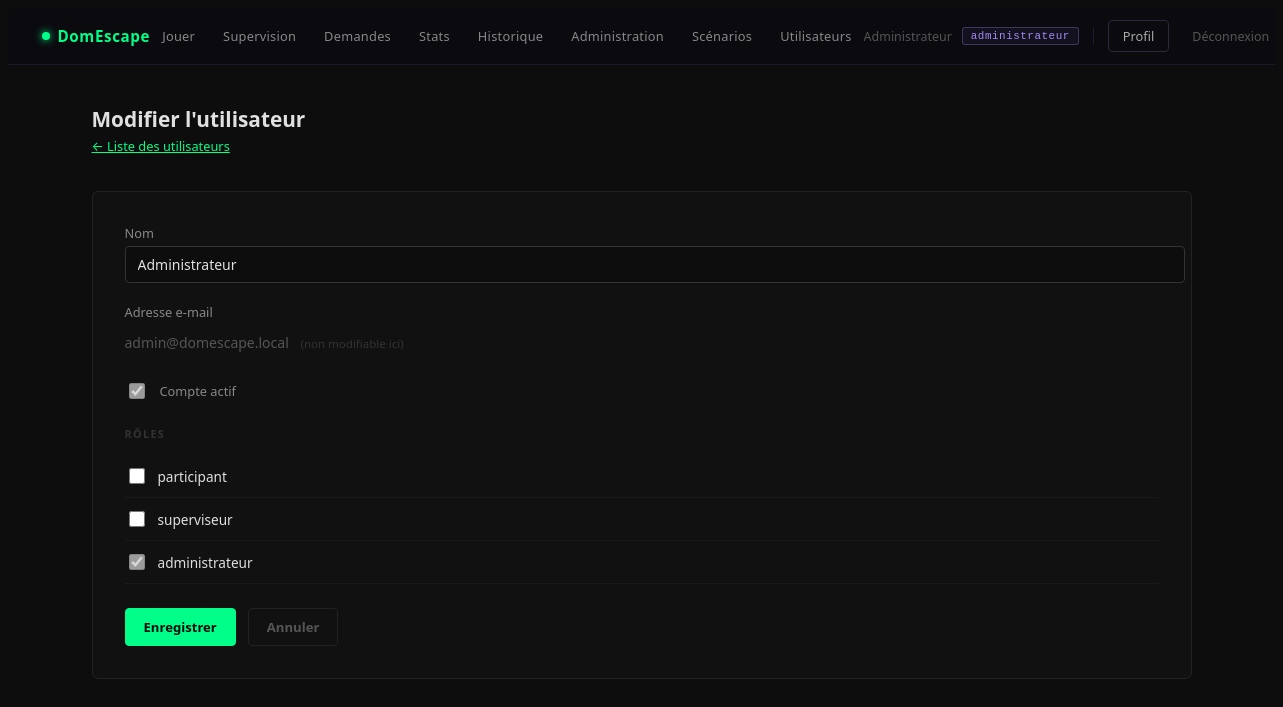
The page /admin/utilisateur_edit.php?id=1 (signed in) on the database its author committed.
### tables this page shows
CREATE TABLE utilisateur (
    id                 INT UNSIGNED AUTO_INCREMENT PRIMARY KEY,
    nom                VARCHAR(100) NOT NULL,
    email              VARCHAR(255) NOT NULL UNIQUE,
    mot_de_passe       VARCHAR(255) NOT NULL,    
    actif              TINYINT(1)   NOT NULL DEFAULT 1,
    cree_le            DATETIME     NOT NULL DEFAULT CURRENT_TIMESTAMP,
    derniere_connexion DATETIME     NULL
);

CREATE TABLE role (
    id  INT UNSIGNED AUTO_INCREMENT PRIMARY KEY,
    nom VARCHAR(50) NOT NULL UNIQUE
);

### core/Auth.php (called while the page is built, shortened)
<?php
require_once __DIR__ . '/../config/database.php';
require_once __DIR__ . '/UserRepository.php';
class Auth
{
    public static function check(): bool
    {
        return isset($_SESSION['user_id']);
    }
    public static function user(): ?array
    {
        return [
            'id'    => $_SESSION['user_id'],
            'nom'   => $_SESSION['user_nom'],
            'email' => $_SESSION['user_email'],
        ];
    }
    public static function roles(): array
    {
        return $_SESSION['user_roles'] ?? [];
    }
    public static function buildHierarchy(array $assignedRoles): array
    {
        $all = $assignedRoles;
        foreach ($assignedRoles as $role) {
            if (isset(ROLE_HIERARCHY[$role])) {
                foreach (ROLE_HIERARCHY[$role] as $inherited) {
                    if (!in_array($inherited, $all, true)) {
                        $all[] = $inherited;
                    }
                }
            }
        }
        return $all;
    }
}

### core/UserRepository.php (called while the page is built, shortened)
<?php
require_once __DIR__ . '/../config/database.php';
class UserRepository
{
    private PDO $db;
    public function __construct()
    {
        $this->db = getDB();
    }
    public function findById(int $id): ?array
    {
        $stmt = $this->db->prepare(
            'SELECT id, nom, email, mot_de_passe, actif, cree_le, derniere_connexion FROM utilisateur WHERE id = ? LIMIT 1'
        );
        $stmt->execute([$id]);
        $row = $stmt->fetch();
        return $row ?: null;
    }
    public function getRoles(int $userId): array
    {
        $stmt = $this->db->prepare(
            'SELECT r.nom FROM role r
             JOIN utilisateur_role ur ON ur.id_role = r.id
             WHERE ur.id_utilisateur = ?'
        );
        $stmt->execute([$userId]);
        return $stmt->fetchAll(PDO::FETCH_COLUMN);
    }
    public function getAllRoles(): array
    {
        return $this->db->query('SELECT id, nom FROM role ORDER BY id')->fetchAll();
    }
}

### config/database.php (called while the page is built, shortened)
<?php
function getDB(): PDO
{
    static $pdo = null;
    if ($pdo === null) {
        try {
            $dsn = sprintf(
                'mysql:host=%s;dbname=%s;charset=%s',
                DB_HOST, DB_NAME, DB_CHARSET
            );
            $pdo = new PDO($dsn, DB_USER, DB_PASS, [
                PDO::ATTR_ERRMODE            => PDO::ERRMODE_EXCEPTION,
                PDO::ATTR_DEFAULT_FETCH_MODE => PDO::FETCH_ASSOC,
                PDO::ATTR_EMULATE_PREPARES   => false,
            ]);
        } catch (PDOException $e) {
            _renderDbError();
        }
    }
    return $pdo;
}

### admin/utilisateur_edit.php (the view, shortened to what this page needs)
<?php
require_once __DIR__ . '/../core/UserRepository.php';
$repo = new UserRepository();
$id   = (int)($_GET['id'] ?? 0);
$target = $repo->findById($id);
$targetRoles = $repo->getRoles($id);
$allRoles    = $repo->getAllRoles();
$currentAdminId = Auth::user()['id'];
?>
<!DOCTYPE html>
<html lang="fr">
<head>
    <link rel="stylesheet" href="/domescape/assets/css/components.css">
</head>
<body>
<?php require_once __DIR__ . '/../partials/nav.php'; ?>
<div class="page-wrap">
  <div class="page-title">Modifier l'utilisateur</div>
  <div class="page-sub"><a href="/domescape/admin/utilisateurs.php">← Liste des utilisateurs</a></div>
  <div class="form-card">
    <form method="post" action="">
      <div style="margin-bottom:20px;">
        <label class="form-label" for="nom">Nom</label>
        <input type="text" id="nom" name="nom" class="form-control"
               value="<?= htmlspecialchars($target['nom'], ENT_QUOTES, 'UTF-8') ?>" required>
      </div>
      <div style="margin-bottom:20px;">
        <label class="form-label">Adresse e-mail</label>
        <div style="font-size:.875rem;color:#555;padding:8px 0;">
          <?= htmlspecialchars($target['email'], ENT_QUOTES, 'UTF-8') ?>
          <span style="font-size:.72rem;color:#333;margin-left:8px;">(non modifiable ici)</span>
        </div>
      </div>
      <div class="mb-4" style="display:flex;align-items:center;gap:12px;">
        <input type="checkbox" id="actif" name="actif" value="1"
               <?= $target['actif'] ? 'checked' : '' ?>
               <?= ($id === $currentAdminId) ? 'disabled title="Vous ne pouvez pas désactiver votre propre compte."' : '' ?>
               style="accent-color:#00ff88;width:16px;height:16px;cursor:pointer;">
        <label for="actif" class="form-label" style="margin:0;cursor:pointer;">Compte actif</label>
      </div>
      <div class="section-label">Rôles</div>
      <div style="margin-bottom:24px;">
        <?php foreach ($allRoles as $r): ?>
          <div class="role-item">
            <input type="checkbox"
                   class="role-check"
                   name="roles[]"
                   value="<?= (int)$r['id'] ?>"
                   id="role_<?= (int)$r['id'] ?>"
                   <?= in_array($r['nom'], $targetRoles, true) ? 'checked' : '' ?>
                   <?= ($id === $currentAdminId && $r['nom'] === ROLE_ADMINISTRATEUR) ? 'disabled checked title="Vous ne pouvez pas vous retirer le rôle administrateur."' : '' ?>>
            <label for="role_<?= (int)$r['id'] ?>" class="role-name" style="cursor:pointer;">
              <?= htmlspecialchars($r['nom'], ENT_QUOTES, 'UTF-8') ?>
            </label>
          </div>
        <?php endforeach; ?>
      </div>
      <div style="display:flex;gap:12px;margin-top:8px;">
        <button type="submit" class="btn btn-primary btn-save">Enregistrer</button>
        <a href="/domescape/admin/utilisateurs.php" class="btn btn-outline btn-cancel">Annuler</a>
      </div>
    </form>
  </div>
</div>
</body>
</html>

### partials/nav.php (shortened to what this page needs)
<?php
$_nav_user    = Auth::user();
$_nav_roles   = Auth::buildHierarchy(Auth::roles());
$_nav_isAdmin = in_array(ROLE_ADMINISTRATEUR, $_nav_roles, true);
$_nav_isSuperv= in_array(ROLE_SUPERVISEUR,    $_nav_roles, true);
$_nav_uri     = $_SERVER['REQUEST_URI'] ?? '';
function nav_active(string $path): string {
    global $_nav_uri;
    return (strpos($_nav_uri, $path) !== false) ? 'nav-active' : '';
}
?>
<nav class="dn-nav">
  <div class="dn-nav-inner">
    <a href="/domescape/public/<?= $_nav_user ? 'tableau-de-bord.php' : 'connexion.php' ?>" class="dn-brand">
      <span class="dn-brand-dot"></span>DomEscape
    </a>
    <div class="dn-links">
      <?php if ($_nav_user): ?>
        <a href="/domescape/public/index.php"
           class="<?= nav_active('index.php') ?>">Jouer</a>
        <?php if ($_nav_isSuperv): ?>
          <a href="/domescape/public/gamemaster.php"
             class="<?= nav_active('gamemaster.php') ?>">Supervision</a>
          <a href="/domescape/public/demandes.php"
             class="<?= nav_active('demandes.php') ?>">Demandes</a>
          <a href="/domescape/public/stats.php"
             class="<?= nav_active('stats.php') ?>">Stats</a>
          <a href="/domescape/public/historique.php"
             class="<?= nav_active('historique.php') ?>">Historique</a>
        <?php endif; ?>
        <?php if ($_nav_isAdmin): ?>
          <a href="/domescape/admin/dashboard.php"
             class="<?= nav_active('admin/dashboard') ?>">Administration</a>
          <a href="/domescape/admin/scenarios.php"
             class="<?= nav_active('scenarios') ?>">Scénarios</a>
          <a href="/domescape/admin/utilisateurs.php"
             class="<?= nav_active('utilisateurs') ?>">Utilisateurs</a>
        <?php endif; ?>
      <?php endif; ?>
    </div>
    <div class="dn-right">
      <?php if ($_nav_user): ?>
        <span class="dn-username"><?= htmlspecialchars($_nav_user['nom'], ENT_QUOTES, 'UTF-8') ?></span>
        <?php
        $primaryRole = Auth::roles()[0] ?? null;
        if ($primaryRole): ?>
          <span class="dn-role dn-role-<?= htmlspecialchars($primaryRole, ENT_QUOTES, 'UTF-8') ?>">
            <?= htmlspecialchars($primaryRole, ENT_QUOTES, 'UTF-8') ?>
          </span>
        <?php endif; ?>
        <a href="/domescape/public/profil.php"
           class="dn-btn-login <?= nav_active('profil.php') ?>">Profil</a>
        <a href="/domescape/public/deconnexion.php" class="dn-btn-logout">Déconnexion</a>
      <?php else: ?>
        <a href="/domescape/public/connexion.php" class="dn-btn-login">Connexion</a>
        <a href="/domescape/public/inscription.php" class="dn-btn-register">Créer un compte →</a>
      <?php endif; ?>
    </div>
  </div>
</nav>

### assets/css/components.css (style rules this page uses)
:root { --accent: #00ff88; --accent-dark: #00cc6a; --bg-base: #080810; --bg-card: #0f0f18; --bg-input: #0d0d16; --border: #1a1a2e; --border-dim: #111; --text: #e0e0e0; --muted: #555; --dim: #333; --blue: #60a5fa; --purple: #a78bfa; --red: #ff4444; --yellow: #f0c040; }
.btn { display: inline-flex; align-items: center; justify-content: center; gap: 6px; font-family: system-ui, -apple-system, 'Segoe UI', sans-serif; font-size: .82rem; font-weight: 700; padding: 9px 18px; border-radius: 4px; border: 1px solid transparent; background: transparent; color: inherit; cursor: pointer; text-decoration: none; transition: background .15s, border-color .15s, color .15s; white-space: nowrap; }
.btn-primary { background: var(--accent, #00ff88); color: #080810; border-color: var(--accent, #00ff88); }
.btn-outline { background: transparent; color: var(--muted, #555); border-color: #222; }
.section-label { font-size: .68rem; font-weight: 700; letter-spacing: .12em; text-transform: uppercase; color: var(--dim, #333); margin-bottom: 14px; }
.page-wrap { max-width: 1100px; margin: 0 auto; padding: 40px 24px 80px; }

### admin/utilisateur_edit.php (style rules this page uses)
body { background:#0d0d0d; color:#e0e0e0; font-family:system-ui,-apple-system,'Segoe UI',sans-serif; min-height:100vh; }
a { color:#00ff88; }
.page-wrap { max-width:580px; margin:0 auto; padding:40px 24px; }
.page-title { font-size:1.3rem; font-weight:700; margin-bottom:4px; }
.page-sub { font-size:.8rem; color:#555; margin-bottom:36px; }
.form-card { background:#111; border:1px solid #222; border-radius:6px; padding:32px; }
.form-label { font-size:.8rem; color:#888; margin-bottom:4px; display:block; }
.form-control { background:#0d0d0d; border:1px solid #333; color:#e0e0e0; font-family:system-ui,-apple-system,'Segoe UI',sans-serif; font-size:.875rem; border-radius:4px; width:100%; padding:8px 12px; }
.role-item { display:flex; align-items:center; gap:10px; padding:10px 0; border-bottom:1px solid #1a1a1a; }
.role-check { accent-color:#00ff88; width:16px; height:16px; cursor:pointer; }
.role-name { font-size:.85rem; }
.btn-save { font-size:.875rem; padding:10px 24px; }
.btn-cancel { font-size:.875rem; padding:10px 24px; }
.section-label { font-size:.7rem; letter-spacing:.12em; color:#555; text-transform:uppercase; margin-bottom:14px; margin-top:24px; }

### partials/nav.php (style rules this page uses)
.dn-nav { background: #0a0a0f; border-bottom: 1px solid #1a1a2e; height: 56px; display: flex; align-items: center; padding: 0 24px; position: sticky; top: 0; z-index: 1000; font-family: system-ui, -apple-system, 'Segoe UI', sans-serif; }
.dn-nav-inner { display: flex; align-items: center; justify-content: space-between; width: 100%; max-width: 1200px; margin: 0 auto; }
.dn-brand { color: #00ff88; font-weight: 700; font-size: .95rem; text-decoration: none; letter-spacing: .04em; display: flex; align-items: center; gap: 8px; flex-shrink: 0; }
.dn-brand-dot { width: 8px; height: 8px; background: #00ff88; border-radius: 50%; box-shadow: 0 0 8px #00ff88; }
.dn-links { display: flex; align-items: center; gap: 4px; }
.dn-links a { color: #888; text-decoration: none; font-size: .8rem; padding: 6px 12px; border-radius: 4px; transition: color .15s, background .15s; letter-spacing: .02em; }
.dn-right { display: flex; align-items: center; gap: 10px; flex-shrink: 0; }
.dn-role { font-size: .68rem; padding: 2px 8px; border-radius: 3px; border: 1px solid; font-family: 'Courier New', monospace; letter-spacing: .05em; }
.dn-role-administrateur { color: #a78bfa; border-color: rgba(167,139,250,.3); background: rgba(167,139,250,.06); }
.dn-username { font-size: .78rem; color: #555; max-width: 120px; overflow: hidden; text-overflow: ellipsis; white-space: nowrap; }
.dn-btn-login { color: #aaa; text-decoration: none; font-size: .8rem; padding: 6px 14px; border: 1px solid #2a2a3a; border-radius: 4px; transition: border-color .15s, color .15s; }
.dn-btn-logout { color: #555; text-decoration: none; font-size: .78rem; padding: 6px 12px; border: 1px solid transparent; border-radius: 4px; transition: all .15s; }

### rows shown on the page
utilisateur: nom "Administrateur", email "admin@domescape.local", actif "☑"
role: nom "participant"
role: nom "superviseur"
role: nom "☑", nom "administrateur"

### other values the page prints
$primaryRole "administrateur"
